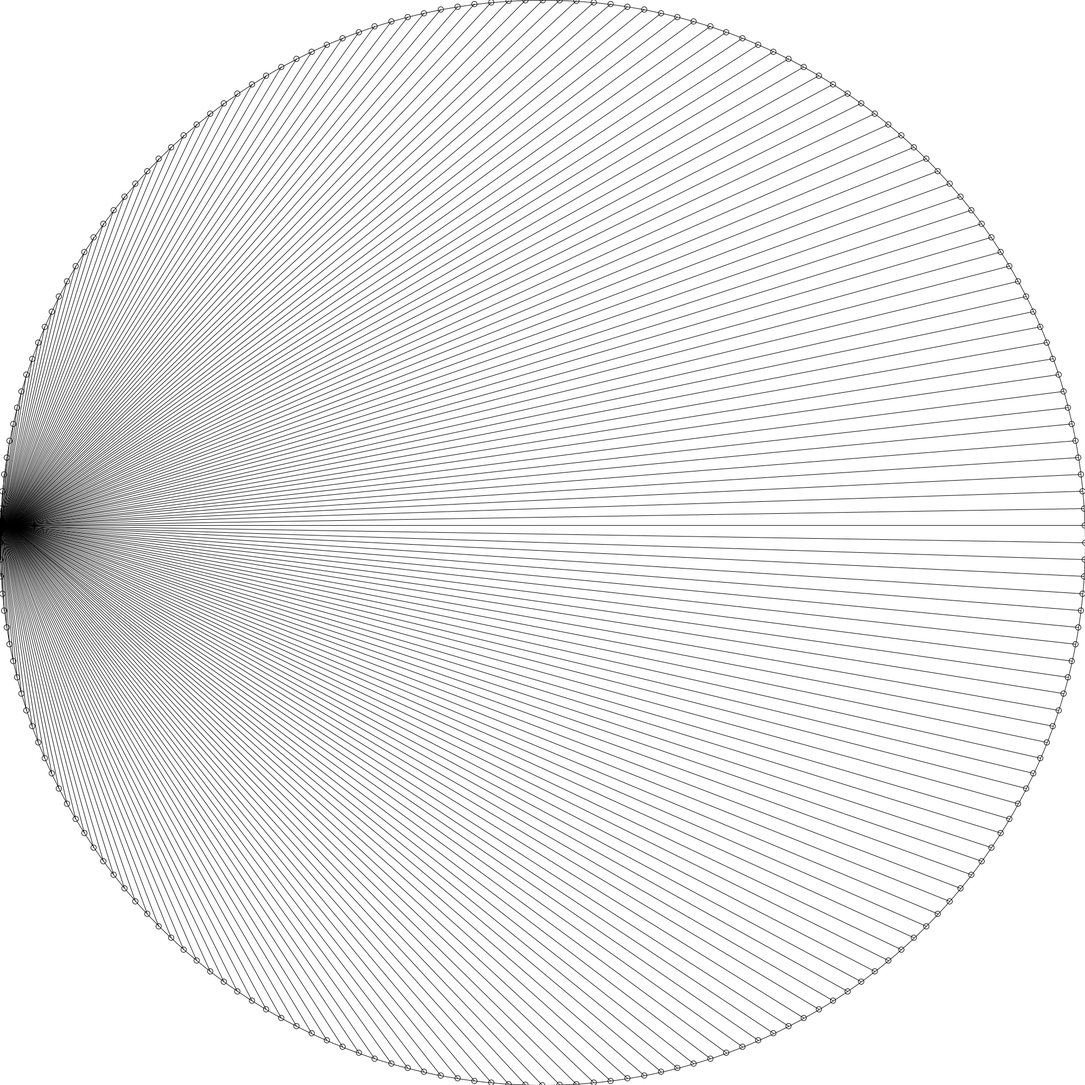
Frame 1 (no input)
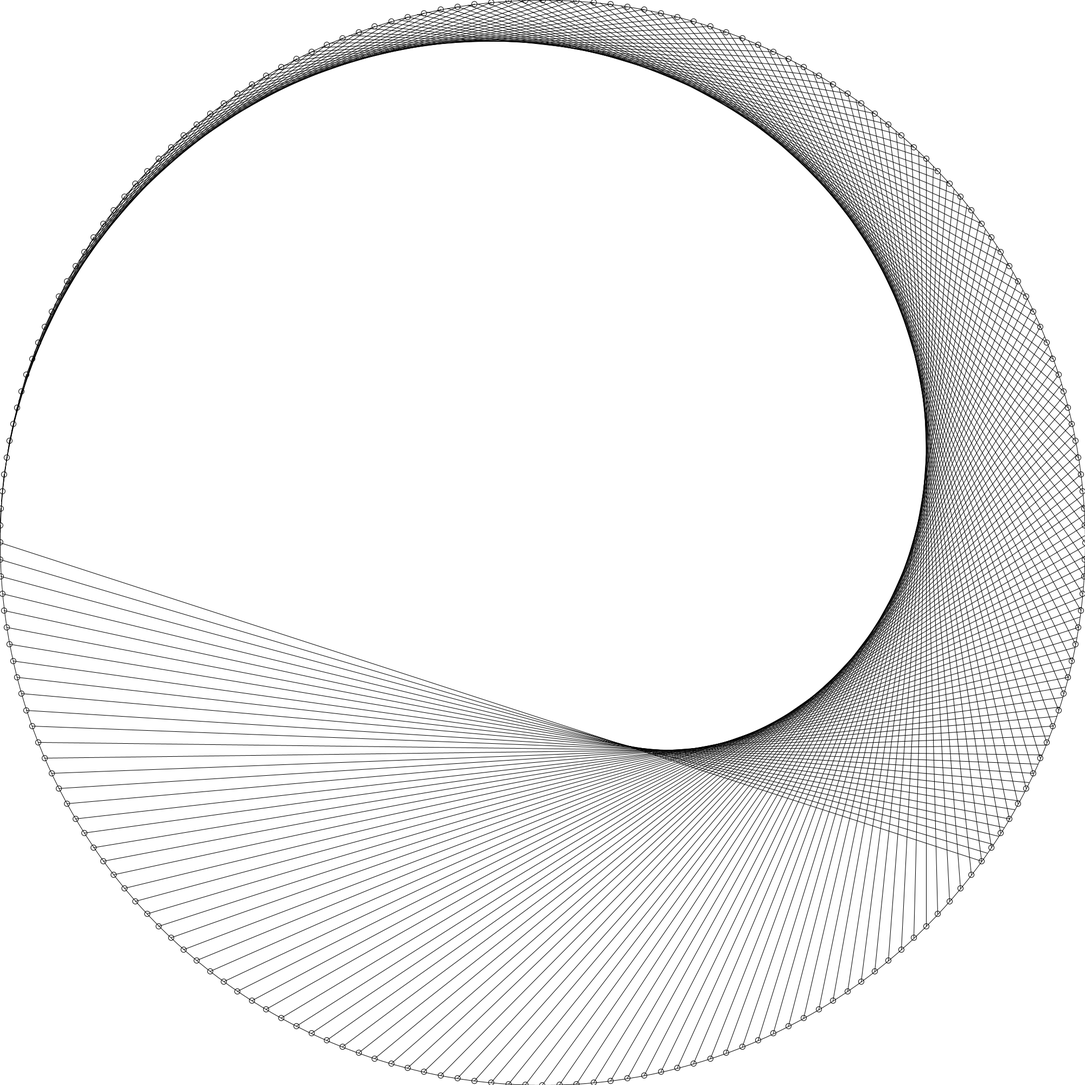
Frame 60 (the mouse pressed at the canvas centre just before this capture)
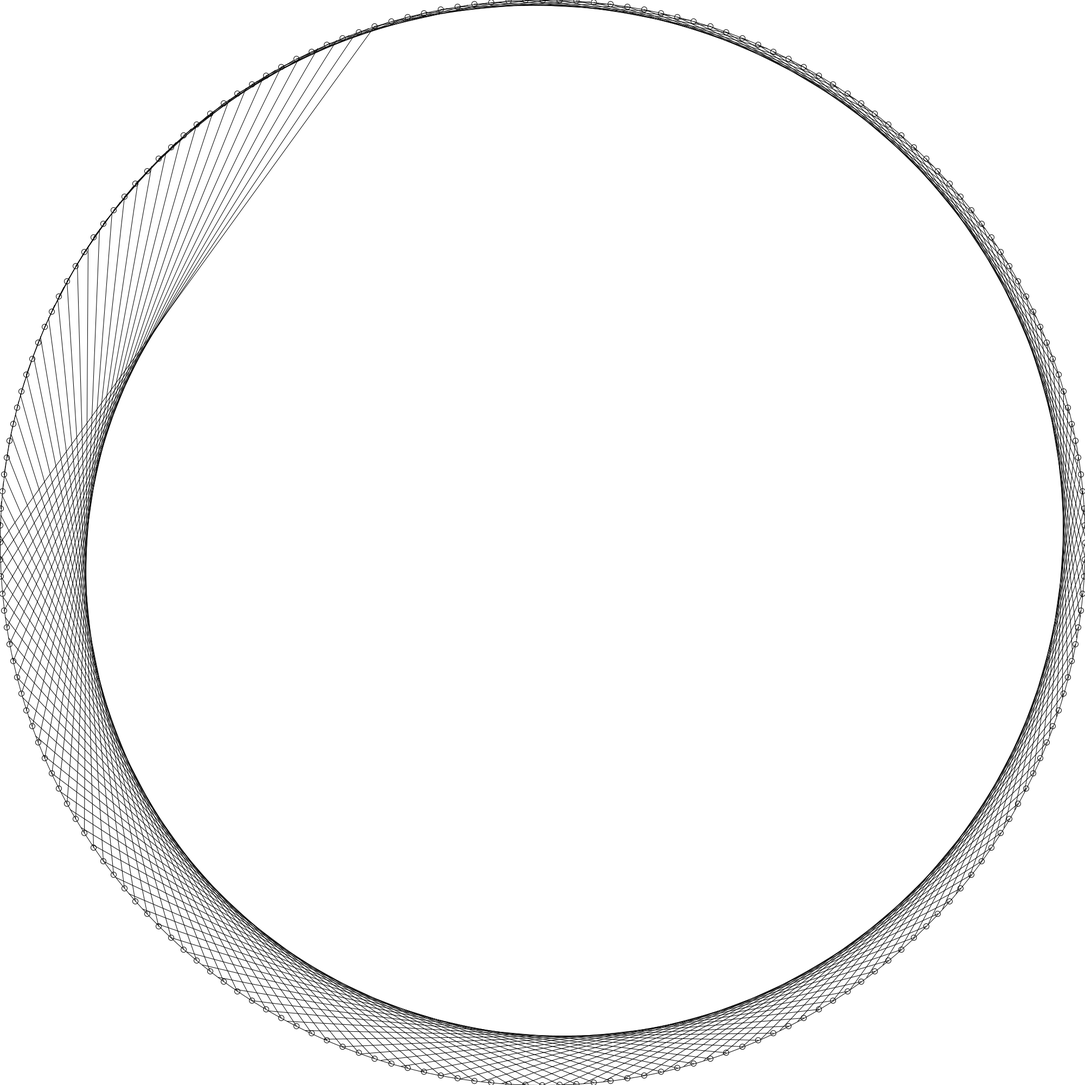
Frame 120 (the mouse held since frame 60 and released just before this capture)

The Processing sketch that drew these frames (run headless with seeded random() and noise(); from frame 60 on, the mouse is pressed at the canvas centre):

// Processing sketch: Shiftng_Multiplication_Table_example
// ── Shiftng_Multiplication_Table_example.pde

int dotnum = 200;
int radius = 2000;
int dotrad = 10;
int offset = 1000;

void setup() {
  size(2000, 2000);
  background(255);
  noFill();
  frameRate(120);
  
  
}

int n = 0;

void draw() {
  if(n < 10000) {
    n++;
  }
    println(n / 100.0);
    background(255);
  
    createCirTab(n / 100.0);
  
  
}

void keyPressed() {
  exit();
}

void createCirTab(float inputnum) {
  ellipse(offset, offset, radius, radius);
  for(int i = 0; i < dotnum; i++) {
    ellipse((radius / 2) * cos(((2 * PI) / dotnum) * i ) + offset, (radius / 2) * sin(((2 * PI) / dotnum) * i ) + offset, dotrad, dotrad);
  }
  for(int i = 0; i <= dotnum; i++) {
    
    line((radius / 2) * cos(PI + ((2 * PI) / dotnum) * ((i  * inputnum) % dotnum)) + offset, (radius / 2) * sin(PI + ((2 * PI) / dotnum) * ((i * inputnum) % dotnum)) + offset, (radius / 2) * cos(PI + ((2 * PI) / dotnum) * i) + offset, (radius / 2) * sin(PI + ((2 * PI) / dotnum) * i) + offset);
    // println(((i * inputnum) % dotnum) + "  " + i);
    
  }
}
